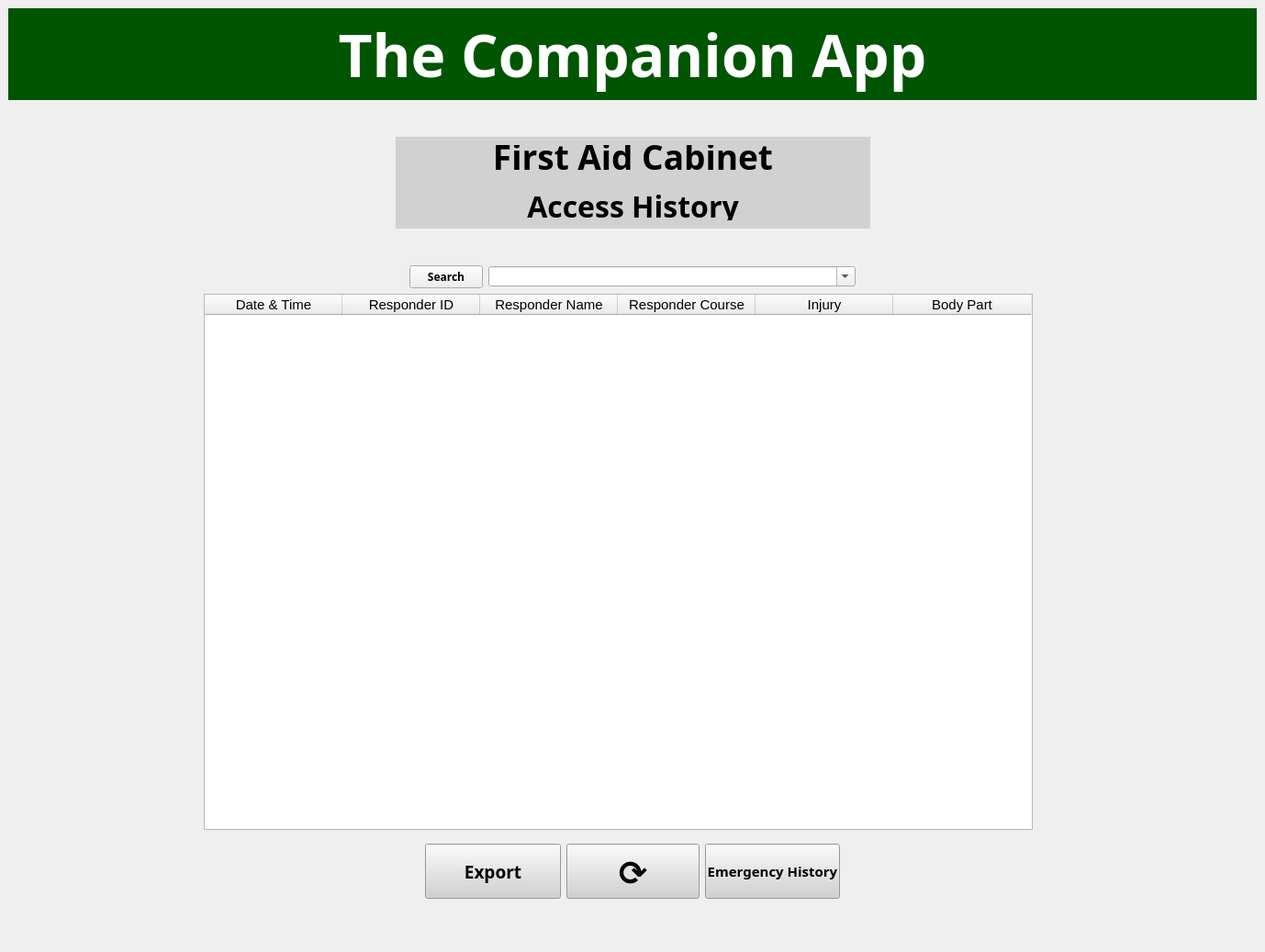
<?xml version="1.0" encoding="UTF-8"?>
<ui version="4.0">
 <class>MainWindow</class>
 <widget class="QMainWindow" name="MainWindow">
  <property name="windowModality">
   <enum>Qt::WindowModal</enum>
  </property>
  <property name="geometry">
   <rect>
    <x>0</x>
    <y>0</y>
    <width>1378</width>
    <height>1037</height>
   </rect>
  </property>
  <property name="windowTitle">
   <string>First Aid Cabinet</string>
  </property>
  <widget class="QWidget" name="centralwidget">
   <layout class="QGridLayout" name="gridLayout_4">
    <item row="0" column="0">
     <layout class="QGridLayout" name="gridLayout_3">
      <item row="1" column="0">
       <layout class="QHBoxLayout" name="horizontalLayout_3">
        <property name="spacing">
         <number>6</number>
        </property>
        <item>
         <spacer name="horizontalSpacer_3">
          <property name="orientation">
           <enum>Qt::Horizontal</enum>
          </property>
          <property name="sizeHint" stdset="0">
           <size>
            <width>278</width>
            <height>168</height>
           </size>
          </property>
         </spacer>
        </item>
        <item>
         <widget class="QLabel" name="TUPLOGO">
          <property name="sizePolicy">
           <sizepolicy hsizetype="Expanding" vsizetype="Expanding">
            <horstretch>0</horstretch>
            <verstretch>0</verstretch>
           </sizepolicy>
          </property>
          <property name="maximumSize">
           <size>
            <width>115</width>
            <height>115</height>
           </size>
          </property>
          <property name="autoFillBackground">
           <bool>false</bool>
          </property>
          <property name="styleSheet">
           <string notr="true"/>
          </property>
          <property name="frameShape">
           <enum>QFrame::NoFrame</enum>
          </property>
          <property name="frameShadow">
           <enum>QFrame::Plain</enum>
          </property>
          <property name="text">
           <string/>
          </property>
          <property name="pixmap">
           <pixmap>306923334_441149988133144_8535244359366534707_n.png</pixmap>
          </property>
          <property name="scaledContents">
           <bool>true</bool>
          </property>
         </widget>
        </item>
        <item>
         <widget class="QFrame" name="frame">
          <property name="sizePolicy">
           <sizepolicy hsizetype="Preferred" vsizetype="Preferred">
            <horstretch>0</horstretch>
            <verstretch>0</verstretch>
           </sizepolicy>
          </property>
          <property name="minimumSize">
           <size>
            <width>517</width>
            <height>80</height>
           </size>
          </property>
          <property name="maximumSize">
           <size>
            <width>16777215</width>
            <height>100</height>
           </size>
          </property>
          <property name="styleSheet">
           <string notr="true">background-color: rgb(209, 209, 209);</string>
          </property>
          <layout class="QVBoxLayout" name="verticalLayout_2">
           <item>
            <widget class="QLabel" name="TheCompanionApp">
             <property name="maximumSize">
              <size>
               <width>1920</width>
               <height>80</height>
              </size>
             </property>
             <property name="font">
              <font>
               <family>Bahnschrift SemiBold</family>
               <pointsize>28</pointsize>
               <weight>75</weight>
               <bold>true</bold>
              </font>
             </property>
             <property name="styleSheet">
              <string notr="true">background-color: rgb(209, 209, 209);
</string>
             </property>
             <property name="text">
              <string>First Aid Cabinet</string>
             </property>
             <property name="alignment">
              <set>Qt::AlignBottom|Qt::AlignHCenter</set>
             </property>
            </widget>
           </item>
           <item>
            <widget class="QLabel" name="AccessHistory">
             <property name="maximumSize">
              <size>
               <width>680</width>
               <height>50</height>
              </size>
             </property>
             <property name="font">
              <font>
               <family>Bahnschrift SemiBold</family>
               <pointsize>24</pointsize>
               <weight>75</weight>
               <bold>true</bold>
              </font>
             </property>
             <property name="styleSheet">
              <string notr="true">background-color: rgb(209, 209, 209);</string>
             </property>
             <property name="text">
              <string>Access History</string>
             </property>
             <property name="alignment">
              <set>Qt::AlignHCenter|Qt::AlignTop</set>
             </property>
            </widget>
           </item>
           <item>
            <spacer name="verticalSpacer_5">
             <property name="orientation">
              <enum>Qt::Vertical</enum>
             </property>
             <property name="sizeType">
              <enum>QSizePolicy::Fixed</enum>
             </property>
             <property name="sizeHint" stdset="0">
              <size>
               <width>0</width>
               <height>0</height>
              </size>
             </property>
            </spacer>
           </item>
          </layout>
         </widget>
        </item>
        <item>
         <widget class="QLabel" name="GreenCross">
          <property name="sizePolicy">
           <sizepolicy hsizetype="Expanding" vsizetype="Expanding">
            <horstretch>0</horstretch>
            <verstretch>0</verstretch>
           </sizepolicy>
          </property>
          <property name="maximumSize">
           <size>
            <width>115</width>
            <height>115</height>
           </size>
          </property>
          <property name="styleSheet">
           <string notr="true"/>
          </property>
          <property name="frameShape">
           <enum>QFrame::NoFrame</enum>
          </property>
          <property name="frameShadow">
           <enum>QFrame::Sunken</enum>
          </property>
          <property name="text">
           <string/>
          </property>
          <property name="pixmap">
           <pixmap>green_cross.png</pixmap>
          </property>
          <property name="scaledContents">
           <bool>true</bool>
          </property>
         </widget>
        </item>
        <item>
         <spacer name="horizontalSpacer_4">
          <property name="orientation">
           <enum>Qt::Horizontal</enum>
          </property>
          <property name="sizeHint" stdset="0">
           <size>
            <width>288</width>
            <height>168</height>
           </size>
          </property>
         </spacer>
        </item>
       </layout>
      </item>
      <item row="2" column="0">
       <layout class="QHBoxLayout" name="horizontalLayout_20">
        <property name="sizeConstraint">
         <enum>QLayout::SetMinimumSize</enum>
        </property>
        <item>
         <spacer name="horizontalSpacer">
          <property name="orientation">
           <enum>Qt::Horizontal</enum>
          </property>
          <property name="sizeHint" stdset="0">
           <size>
            <width>40</width>
            <height>20</height>
           </size>
          </property>
         </spacer>
        </item>
        <item>
         <widget class="QPushButton" name="searchButton">
          <property name="maximumSize">
           <size>
            <width>100</width>
            <height>16777215</height>
           </size>
          </property>
          <property name="font">
           <font>
            <family>Bahnschrift SemiBold</family>
            <weight>75</weight>
            <bold>true</bold>
           </font>
          </property>
          <property name="text">
           <string>Search</string>
          </property>
         </widget>
        </item>
        <item>
         <widget class="QComboBox" name="searchcomboBox">
          <property name="minimumSize">
           <size>
            <width>400</width>
            <height>0</height>
           </size>
          </property>
          <property name="maximumSize">
           <size>
            <width>400</width>
            <height>16777215</height>
           </size>
          </property>
          <property name="editable">
           <bool>true</bool>
          </property>
         </widget>
        </item>
        <item>
         <spacer name="horizontalSpacer_2">
          <property name="orientation">
           <enum>Qt::Horizontal</enum>
          </property>
          <property name="sizeHint" stdset="0">
           <size>
            <width>40</width>
            <height>20</height>
           </size>
          </property>
         </spacer>
        </item>
       </layout>
      </item>
      <item row="3" column="0">
       <layout class="QHBoxLayout" name="horizontalLayout_4">
        <item>
         <spacer name="verticalSpacer_3">
          <property name="orientation">
           <enum>Qt::Vertical</enum>
          </property>
          <property name="sizeHint" stdset="0">
           <size>
            <width>208</width>
            <height>458</height>
           </size>
          </property>
         </spacer>
        </item>
        <item>
         <widget class="QTableWidget" name="tableWidget">
          <property name="enabled">
           <bool>true</bool>
          </property>
          <property name="sizePolicy">
           <sizepolicy hsizetype="Preferred" vsizetype="Preferred">
            <horstretch>0</horstretch>
            <verstretch>0</verstretch>
           </sizepolicy>
          </property>
          <property name="minimumSize">
           <size>
            <width>0</width>
            <height>100</height>
           </size>
          </property>
          <property name="maximumSize">
           <size>
            <width>903</width>
            <height>16777215</height>
           </size>
          </property>
          <property name="dragDropMode">
           <enum>QAbstractItemView::DropOnly</enum>
          </property>
          <attribute name="horizontalHeaderDefaultSectionSize">
           <number>150</number>
          </attribute>
          <column>
           <property name="text">
            <string>Date &amp; Time</string>
           </property>
           <property name="font">
            <font>
             <pointsize>11</pointsize>
            </font>
           </property>
          </column>
          <column>
           <property name="text">
            <string>Responder ID</string>
           </property>
           <property name="font">
            <font>
             <pointsize>11</pointsize>
            </font>
           </property>
          </column>
          <column>
           <property name="text">
            <string>Responder Name</string>
           </property>
           <property name="font">
            <font>
             <pointsize>11</pointsize>
            </font>
           </property>
          </column>
          <column>
           <property name="text">
            <string>Responder Course</string>
           </property>
           <property name="font">
            <font>
             <pointsize>11</pointsize>
            </font>
           </property>
          </column>
          <column>
           <property name="text">
            <string>Injury</string>
           </property>
           <property name="font">
            <font>
             <pointsize>11</pointsize>
            </font>
           </property>
          </column>
          <column>
           <property name="text">
            <string>Body Part</string>
           </property>
           <property name="font">
            <font>
             <pointsize>11</pointsize>
            </font>
           </property>
          </column>
         </widget>
        </item>
        <item>
         <spacer name="verticalSpacer">
          <property name="orientation">
           <enum>Qt::Vertical</enum>
          </property>
          <property name="sizeHint" stdset="0">
           <size>
            <width>238</width>
            <height>458</height>
           </size>
          </property>
         </spacer>
        </item>
       </layout>
      </item>
      <item row="0" column="0">
       <widget class="QLabel" name="topbanner">
        <property name="minimumSize">
         <size>
          <width>680</width>
          <height>100</height>
         </size>
        </property>
        <property name="maximumSize">
         <size>
          <width>1920</width>
          <height>1080</height>
         </size>
        </property>
        <property name="font">
         <font>
          <family>Bahnschrift SemiBold</family>
          <pointsize>48</pointsize>
          <weight>75</weight>
          <bold>true</bold>
         </font>
        </property>
        <property name="styleSheet">
         <string notr="true">
background-color: rgb(0, 85, 0);
color: rgb(255, 255, 255);
</string>
        </property>
        <property name="frameShape">
         <enum>QFrame::NoFrame</enum>
        </property>
        <property name="frameShadow">
         <enum>QFrame::Plain</enum>
        </property>
        <property name="text">
         <string>The Companion App</string>
        </property>
        <property name="alignment">
         <set>Qt::AlignCenter</set>
        </property>
       </widget>
      </item>
      <item row="5" column="0">
       <layout class="QHBoxLayout" name="horizontalLayout_5">
        <item>
         <spacer name="horizontalSpacer_5">
          <property name="orientation">
           <enum>Qt::Horizontal</enum>
          </property>
          <property name="sizeHint" stdset="0">
           <size>
            <width>428</width>
            <height>78</height>
           </size>
          </property>
         </spacer>
        </item>
        <item>
         <layout class="QHBoxLayout" name="horizontalLayout">
          <item>
           <widget class="QPushButton" name="exportButton">
            <property name="sizePolicy">
             <sizepolicy hsizetype="Preferred" vsizetype="Preferred">
              <horstretch>8</horstretch>
              <verstretch>0</verstretch>
             </sizepolicy>
            </property>
            <property name="minimumSize">
             <size>
              <width>145</width>
              <height>45</height>
             </size>
            </property>
            <property name="maximumSize">
             <size>
              <width>16777215</width>
              <height>60</height>
             </size>
            </property>
            <property name="font">
             <font>
              <family>Bahnschrift SemiBold</family>
              <pointsize>14</pointsize>
              <weight>75</weight>
              <bold>true</bold>
             </font>
            </property>
            <property name="toolTip">
             <string>&lt;html&gt;&lt;head/&gt;&lt;body&gt;&lt;p&gt;Exports CSV file of stored data&lt;/p&gt;&lt;/body&gt;&lt;/html&gt;</string>
            </property>
            <property name="styleSheet">
             <string notr="true">image: url(:/export/export.png);
background-image: url(:/refresh/306694507_631656378471399_6647396348825534255_n.png);
background-color: rgb(209, 209, 209);</string>
            </property>
            <property name="text">
             <string>Export</string>
            </property>
           </widget>
          </item>
          <item>
           <widget class="QPushButton" name="refreshButton">
            <property name="sizePolicy">
             <sizepolicy hsizetype="Preferred" vsizetype="Preferred">
              <horstretch>0</horstretch>
              <verstretch>0</verstretch>
             </sizepolicy>
            </property>
            <property name="minimumSize">
             <size>
              <width>145</width>
              <height>45</height>
             </size>
            </property>
            <property name="maximumSize">
             <size>
              <width>16777215</width>
              <height>60</height>
             </size>
            </property>
            <property name="font">
             <font>
              <family>Bahnschrift SemiBold</family>
              <pointsize>28</pointsize>
              <weight>75</weight>
              <bold>true</bold>
             </font>
            </property>
            <property name="toolTip">
             <string>&lt;html&gt;&lt;head/&gt;&lt;body&gt;&lt;p&gt;Refreshes the displayed information&lt;/p&gt;&lt;/body&gt;&lt;/html&gt;</string>
            </property>
            <property name="styleSheet">
             <string notr="true">image: url(:/refresh/refresh.png);
background-image: url(:/refresh/refresh.png);
background-color: rgb(209, 209, 209);</string>
            </property>
            <property name="text">
             <string>⟳</string>
            </property>
           </widget>
          </item>
          <item>
           <widget class="QPushButton" name="view_history_button">
            <property name="sizePolicy">
             <sizepolicy hsizetype="Preferred" vsizetype="Preferred">
              <horstretch>8</horstretch>
              <verstretch>0</verstretch>
             </sizepolicy>
            </property>
            <property name="minimumSize">
             <size>
              <width>145</width>
              <height>45</height>
             </size>
            </property>
            <property name="maximumSize">
             <size>
              <width>16777215</width>
              <height>60</height>
             </size>
            </property>
            <property name="font">
             <font>
              <family>Bahnschrift SemiBold</family>
              <pointsize>11</pointsize>
              <weight>75</weight>
              <bold>true</bold>
             </font>
            </property>
            <property name="toolTip">
             <string>&lt;html&gt;&lt;head/&gt;&lt;body&gt;&lt;p&gt;Exports CSV file of stored data&lt;/p&gt;&lt;/body&gt;&lt;/html&gt;</string>
            </property>
            <property name="styleSheet">
             <string notr="true">
background-color: rgb(209, 209, 209);</string>
            </property>
            <property name="text">
             <string>Emergency History</string>
            </property>
           </widget>
          </item>
         </layout>
        </item>
        <item>
         <spacer name="horizontalSpacer_6">
          <property name="orientation">
           <enum>Qt::Horizontal</enum>
          </property>
          <property name="sizeHint" stdset="0">
           <size>
            <width>408</width>
            <height>68</height>
           </size>
          </property>
         </spacer>
        </item>
       </layout>
      </item>
     </layout>
    </item>
    <item row="1" column="0">
     <spacer name="verticalSpacer_4">
      <property name="orientation">
       <enum>Qt::Vertical</enum>
      </property>
      <property name="sizeType">
       <enum>QSizePolicy::Preferred</enum>
      </property>
      <property name="sizeHint" stdset="0">
       <size>
        <width>20</width>
        <height>40</height>
       </size>
      </property>
     </spacer>
    </item>
   </layout>
  </widget>
 </widget>
 <resources>
  <include location="test.qrc"/>
 </resources>
 <connections/>
</ui>
